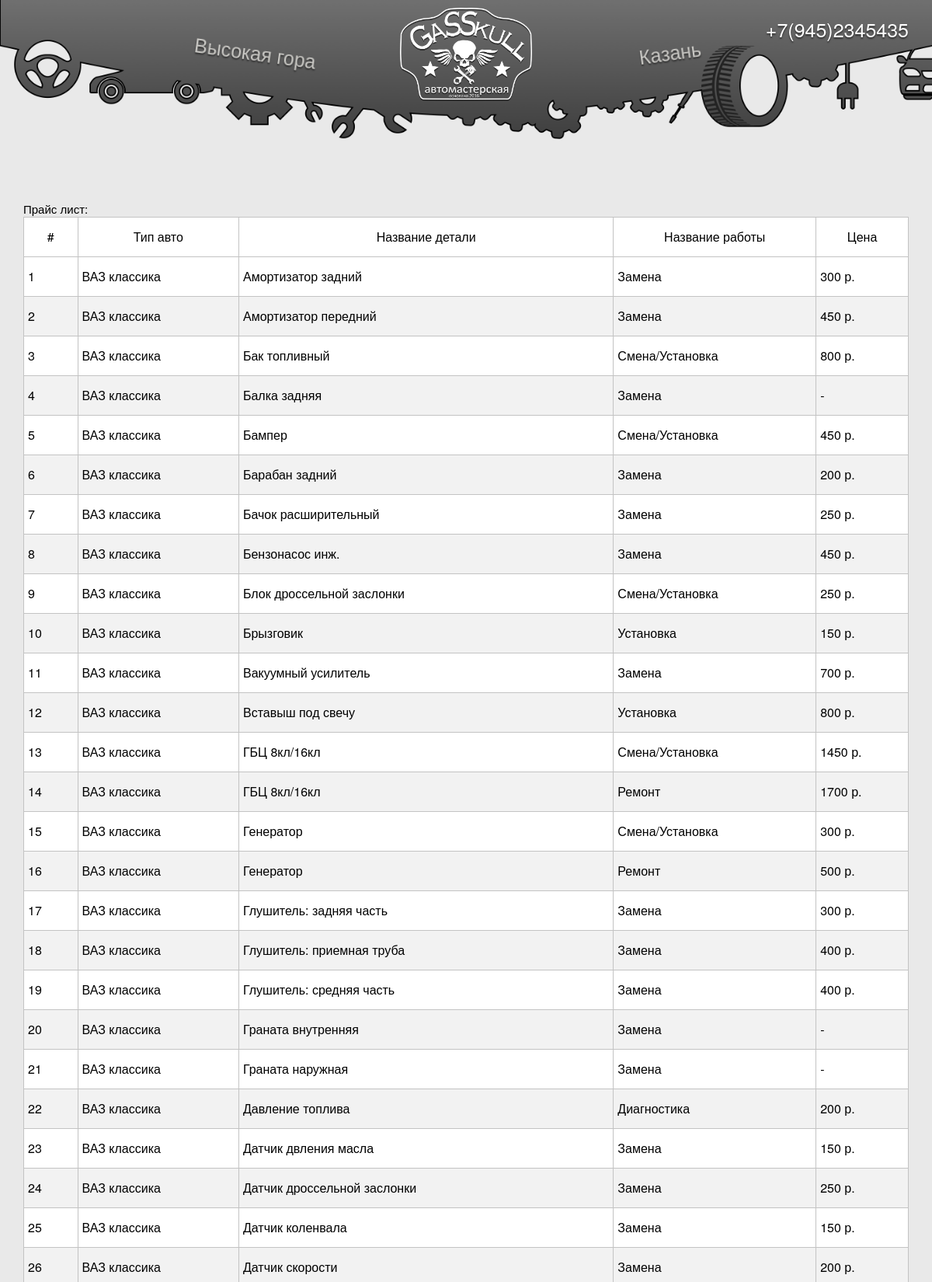
The page /pricelist/index.php (upper part) on the database its author committed.
### tables this page shows
CREATE TABLE `price_list` (
  `id` int(11) NOT NULL,
  `id_car_type` int(11) NOT NULL,
  `id_detail` int(11) NOT NULL,
  `id_section` int(11) NOT NULL,
  `id_work` int(11) NOT NULL,
  `price` varchar(30) NOT NULL
);

CREATE TABLE `car_type` (
  `id` int(11) NOT NULL,
  `name` varchar(200) NOT NULL
);

CREATE TABLE `price_list_details` (
  `id` int(11) NOT NULL,
  `name` varchar(200) NOT NULL
);

CREATE TABLE `price_list_works` (
  `id` int(11) NOT NULL,
  `name` varchar(200) NOT NULL
);

### src/DAO/PriceList/PriceListDaoImpl.php (called while the page is built, shortened)
<?php
class PriceListDaoImpl implements PriceListDao
{
    private function getItemsFromResultSet($resultSet){
        $priceList = array();
        foreach ($resultSet as $value){
            $priceList[] = $this->getItemFromResultSet($value);
        }
        return $priceList;
    }
    private function getItemFromResultSet($resultSet){
        $priceListItem = new PriceListItem(
            $resultSet['id'],
            $resultSet['price'],
            $resultSet['id_car_type'],
            $resultSet['id_section'],
            $resultSet['id_work'],
            $resultSet['id_detail']
        );
        return $priceListItem;
    }
    function getAllServices()
    {
        $conn = DbWrapper::getConnection();
        $stmt = $conn->prepare("SELECT * FROM price_list;");
        $stmt->execute();
        $resultSet = $stmt->fetchAll();
        return $this->getItemsFromResultSet($resultSet);
    }
}

### src/Models/PriceList/PriceListItem.php (called while the page is built, shortened)
<?php
class PriceListItem
{
    private $id;
    private $price;
    public function __construct($id, $price, $idCarType, $idSection, $idWork, $idDetail)
    {
        $this->id = $id;
        $this->price = $price;
    }
    public function getId()
    {
        return $this->id;
    }
    public function getPrice()
    {
        return $this->price;
    }
}

### src/DAO/CarTypeDaoImpl.php (called while the page is built, shortened)
<?php
class CarTypeDaoImpl implements CarTypeDao
{
    private function getItemFromResultSet($resultSet)
    {
        $carType = new CarType(
            $resultSet['id'],
            $resultSet['name']
        );
        return $carType;
    }
    function getCarTypeById($id)
    {
        $sql = 'SELECT * FROM car_type WHERE id=? LIMIT 1;';
        $parameters = array(
            $id
        );
        $conn = DbWrapper::getConnection();
        $stmt = $conn->prepare($sql);
        $stmt->execute($parameters);
        $resultSet = $stmt->fetch();
        return $this->getItemFromResultSet($resultSet);
    }
}

### src/Models/CarType.php (called while the page is built, shortened)
<?php
class CarType
{
    private $name;
    public function __construct($id, $name)
    {
        $this->name = $name;
    }
    public function getName()
    {
        return $this->name;
    }
}

### src/DAO/PriceList/DetailDaoImpl.php (called while the page is built, shortened)
<?php
class DetailDaoImpl implements DetailDao
{
    private function getItemFromResultSet($resultSet)
    {
        $detail = new Detail(
            $resultSet['id'],
            $resultSet['name']
        );
        return $detail;
    }
    function getDetailById($id)
    {
        $conn = DbWrapper::getConnection();
        $stmt = $conn->prepare("SELECT * FROM price_list_details WHERE id=? LIMIT 1;");
        $parameters = array(
            $id
        );
        $stmt->execute($parameters);
        $resultSet = $stmt->fetch();
        return $this->getItemFromResultSet($resultSet);
    }
}

### src/Models/PriceList/Detail.php (called while the page is built, shortened)
<?php
class Detail
{
    private $name;
    public function __construct($id, $name)
    {
        $this->name = $name;
    }
    public function getName()
    {
        return $this->name;
    }
}

### src/DAO/PriceList/WorkDaoImpl.php (called while the page is built, shortened)
<?php
class WorkDaoImpl implements WorkDao
{
    private function getItemFromResultSet($resultSet)
    {
        $work = new Work(
            $resultSet['id'],
            $resultSet['name']
        );
        return $work;
    }
    function getById($id)
    {
        $conn = DbWrapper::getConnection();
        $stmt = $conn->prepare("SELECT * FROM price_list_works WHERE id=? LIMIT 1;");
        $parameters = array(
            $id
        );
        $stmt->execute($parameters);
        $resultSet = $stmt->fetch();
        return $this->getItemFromResultSet($resultSet);
    }
}

### src/Models/PriceList/Work.php (called while the page is built, shortened)
<?php
class Work
{
    private $name;
    public function __construct($id, $name)
    {
        $this->name = $name;
    }
    public function getName()
    {
        return $this->name;
    }
}

### web/pricelist/index.php (the view, shortened to what this page needs)
<?php
$priceListDao = Factory::getPriceListDao();
$carTypeDao = Factory::getCarTypeDao();
$workDao = Factory::getWorkDao();
$detailDao = Factory::getDetailDao();
?>
<!DOCTYPE html>
<html>
<head>
    <link href="../res/css/site/style.css" rel="stylesheet" media="screen">
    <link href="../res/css/style.css" rel="stylesheet" media="screen">
    <link href="../res/css/table.css" rel="stylesheet" media="screen">
</head>
<body>
<div class="header-background-big animated-element">
    <div class="image-top-logo"></div>
    <div class="text-top-left">Высокая гора</div>
    <div class="text-top-right">Казань</div>
    <div class="text-phone">+7(945)2345435</div>
</div>
<div class="header-margin"></div>
<div id="content">
    <div class="container">
        <div>Прайс лист:</div>
        <div id="table-container">
            <table id="price_list">
                <thead>
                <tr>
                    <th>#</th>
                    <th>Тип авто</th>
                    <th>Название детали</th>
                    <th>Название работы</th>
                    <th>Цена</th>
                </tr>
                </thead>
                <tbody>
                <?php
                $priceList = $priceListDao->getAllServices();
                foreach ($priceList as $item) {
                    $carType = $carTypeDao->getCarTypeById($item->getIdCarType())->getName();
                    $workName = $workDao->getById($item->getIdWork())->getName();
                    $detailName = $detailDao->getDetailById($item->getIdDetail())->getName();
                    echo <<< HTML
            <tr>
                <td>{$item->getId()}</td>
                <td>{$carType}</td>
                <td>{$detailName}</td>
                <td>{$workName}</td>
                <td>{$item->getPrice()}</td>
            </tr>
HTML;
                }
                ?>
                </tbody>
            </table>
        </div>
    </div>
</div>
</body>
</html>

### web/res/css/site/style.css (style rules this page uses)
.animated-element { -webkit-transition: all 0.3s ease; -moz-transition: all 0.3s ease; -o-transition: all 0.3s ease; transition: all 0.3s ease; z-index: 1; }
body { background-color: #E9E9E9; }
.header-margin { height: 228px; }
.header-background-big { background: url("../../images/TopBackgroundBig.png") no-repeat top center; background-size: 100%; width: 100%; height: 228px; margin: -10px 0 0 0; padding: 0; position: fixed; }
.image-top-logo { background: url("../../images/Logo/GaSSkull autoservice v1.png") no-repeat; background-size: 100%; }
.header-background-big > .image-top-logo { width: 190px; height: 190px; margin-top: 20px; margin-left: auto; margin-right: auto; }
.text-top-right { font-size: 25px; color: #CAC9C5; text-shadow: 0 2px 2px rgba(0, 0, 0, 0.50); height: 0; position: fixed; }
.text-top-left { font-size: 25px; color: #CAC9C5; text-shadow: 0 2px 2px rgba(0, 0, 0, 0.50); position: fixed; }
.text-phone { font-size: 25px; color: #FFFFFF!important; text-shadow: 0 2px 2px rgba(0, 0, 0, 0.50); position: fixed; top: 20px; right: 30px; }
.header-background-big > .text-top-left { transform: rotate(8deg); left: 250px; top: 50px; }
.header-background-big > .text-top-right { transform: rotate(-8deg); right: 300px; top: 50px; }
@media (min-width: 1181px) and (max-width: 1280px) { .image-top-logo { width: 170px !important; height: 170px !important; } }

### web/res/css/style.css (style rules this page uses)
body { font-weight: 300; font-family: "Helvetica Neue", sans-serif; font-size: 15px; line-height: 1.4; height: 100%; position: absolute; padding: 0; margin: 0; width: 100%; }
.container { margin: 30px; }

### web/res/css/table.css (style rules this page uses)
#table-container { overflow-y: scroll; }
table { width: 100%; font-size: 16px; }
table, th, td { border: 1px solid #c3c3c3; border-collapse: collapse; }
tr { height: 51px; }
th, td { padding: 5px; }
th { border-bottom: 2px; font-weight: 500; }
table tr:nth-child(even) { background-color: #f2f2f2; }
table tr:nth-child(odd) { background-color: #fff; }

### rows shown on the page
price_list: id "1", id_car_type.name "ВАЗ классика", id_detail.name "Амортизатор задний", id_work.name "Замена", price "300 р."
price_list: id "2", id_car_type.name "ВАЗ классика", id_detail.name "Амортизатор передний", id_work.name "Замена", price "450 р."
price_list: id "3", id_car_type.name "ВАЗ классика", id_detail.name "Бак топливный", id_work.name "Смена/Установка", price "800 р."
price_list: id "4", id_car_type.name "ВАЗ классика", id_detail.name "Балка задняя", id_work.name "Замена", price "-"
price_list: id "5", id_car_type.name "ВАЗ классика", id_detail.name "Бампер", id_work.name "Смена/Установка", price "450 р."
price_list: id "6", id_car_type.name "ВАЗ классика", id_detail.name "Барабан задний", id_work.name "Замена", price "200 р."
price_list: id "7", id_car_type.name "ВАЗ классика", id_detail.name "Бачок расширительный", id_work.name "Замена", price "250 р."
price_list: id "8", id_car_type.name "ВАЗ классика", id_detail.name "Бензонасос инж.", id_work.name "Замена", price "450 р."
price_list: id "9", id_car_type.name "ВАЗ классика", id_detail.name "Блок дроссельной заслонки", id_work.name "Смена/Установка", price "250 р."
price_list: id "10", id_car_type.name "ВАЗ классика", id_detail.name "Брызговик", id_work.name "Установка", price "150 р."
price_list: id "11", id_car_type.name "ВАЗ классика", id_detail.name "Вакуумный усилитель", id_work.name "Замена", price "700 р."
price_list: id "12", id_car_type.name "ВАЗ классика", id_detail.name "Вставыш под свечу", id_work.name "Установка", price "800 р."
price_list: id "13", id_car_type.name "ВАЗ классика", id_detail.name "ГБЦ 8кл/16кл", id_work.name "Смена/Установка", price "1450 р."
price_list: id "14", id_car_type.name "ВАЗ классика", id_detail.name "ГБЦ 8кл/16кл", id_work.name "Ремонт", price "1700 р."
price_list: id "15", id_car_type.name "ВАЗ классика", id_detail.name "Генератор", id_work.name "Смена/Установка", price "300 р."
price_list: id "16", id_car_type.name "ВАЗ классика", id_detail.name "Генератор", id_work.name "Ремонт", price "500 р."
price_list: id "17", id_car_type.name "ВАЗ классика", id_detail.name "Глушитель: задняя часть", id_work.name "Замена", price "300 р."
price_list: id "18", id_car_type.name "ВАЗ классика", id_detail.name "Глушитель: приемная труба", id_work.name "Замена", price "400 р."
price_list: id "19", id_car_type.name "ВАЗ классика", id_detail.name "Глушитель: средняя часть", id_work.name "Замена", price "400 р."
price_list: id "20", id_car_type.name "ВАЗ классика", id_detail.name "Граната внутренняя", id_work.name "Замена", price "-"
price_list: id "21", id_car_type.name "ВАЗ классика", id_detail.name "Граната наружная", id_work.name "Замена", price "-"
price_list: id "22", id_car_type.name "ВАЗ классика", id_detail.name "Давление топлива", id_work.name "Диагностика", price "200 р."
price_list: id "23", id_car_type.name "ВАЗ классика", id_detail.name "Датчик двления масла", id_work.name "Замена", price "150 р."
price_list: id "24", id_car_type.name "ВАЗ классика", id_detail.name "Датчик дроссельной заслонки", id_work.name "Замена", price "250 р."
price_list: id "25", id_car_type.name "ВАЗ классика", id_detail.name "Датчик коленвала", id_work.name "Замена", price "150 р."
price_list: id "26", id_car_type.name "ВАЗ классика", id_detail.name "Датчик скорости", id_work.name "Замена", price "200 р."
